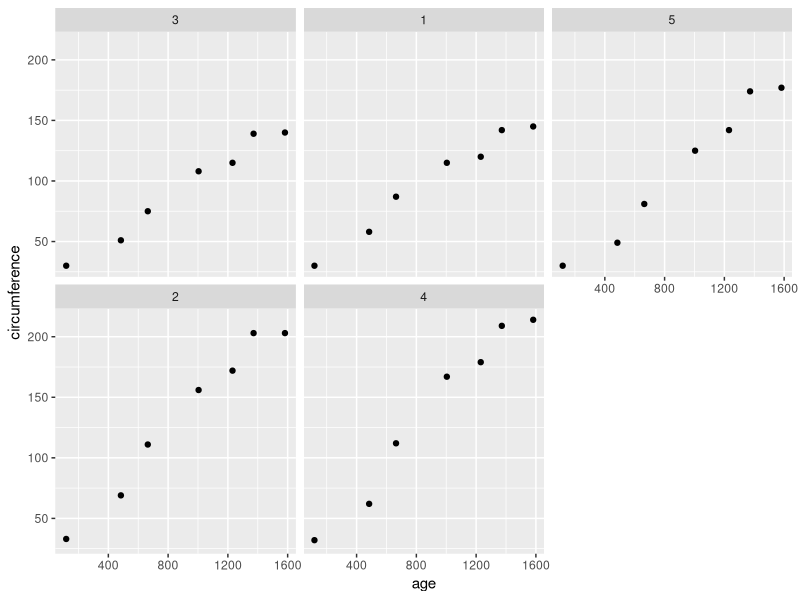

This figure's R source:
## ---- chunk 1
#| echo: false
#| output: false
orange = data.frame(Orange)
## ---- chunk 2
#| label: fig-orange-facet
#| fig-cap: >
#|    Per-tree scatterplots of age versus circumference for the Orange Tree
#|    Growth dataset.
library("ggplot2")

ggplot(Orange) +
  aes(x = age, y = circumference) +
  geom_point() +
  facet_wrap(~ Tree)
## ---- chunk 3
# Complete pooling:
fit_compl = lm(circumference ~ age, orange)
summary(fit_compl)
## ---- chunk 4
# No pooling:
fit_no = lm(circumference ~ age + Tree - 1, orange)
summary(fit_no)
## ---- chunk 5
# Partial pooling:
library("lme4")

fit_part = lmer(circumference ~ age + (1 | Tree) - 1, orange)
summary(fit_part)
